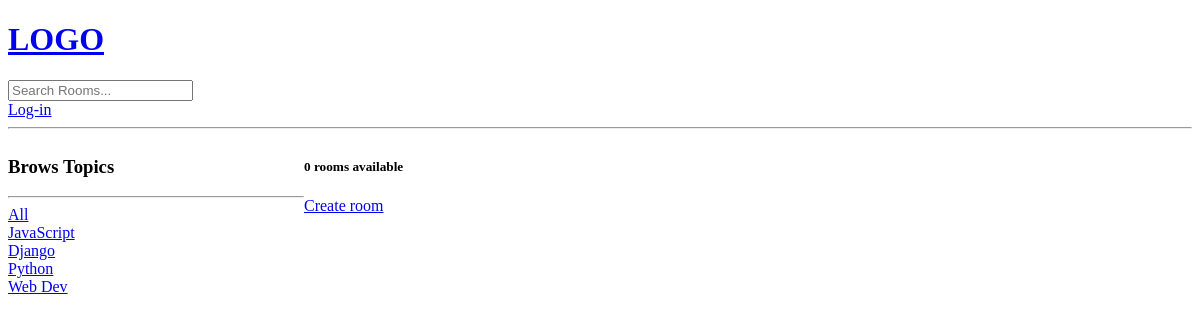
Page /?q=Django on the earlier database version.
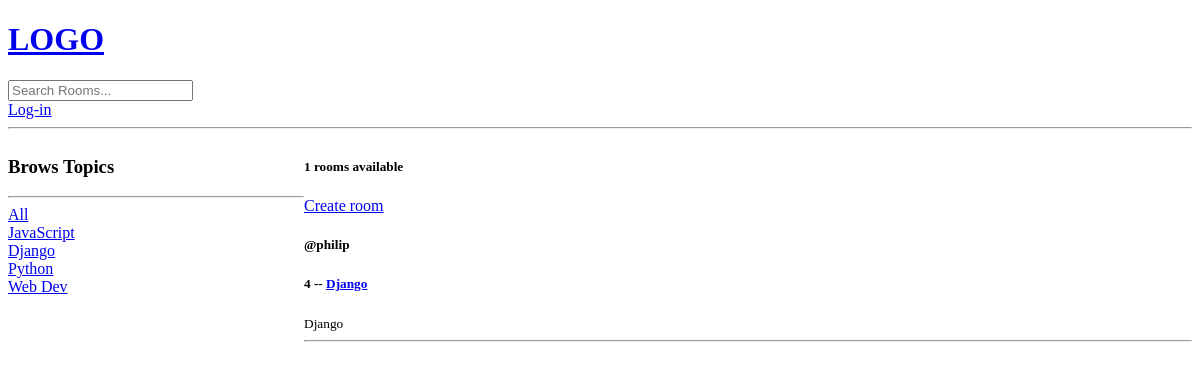
Same page on the later database version.
### Core/models.py (models this page shows, shortened)
class Topic(models.Model):
    name = models.CharField(max_length=200)

class Room(models.Model):
    host = models.ForeignKey(User, on_delete=models.SET_NULL, null=True)
    topic = models.ForeignKey(Topic, on_delete=models.SET_NULL, null=True)
    name = models.CharField(max_length=200)
    description = models.TextField(null=True, blank=True)
    participants = models.ManyToManyField(User, related_name='participants', blank=True)
    updated = models.DateTimeField(auto_now=True)
    created = models.DateTimeField(auto_now_add=True)
    class Meta:
        ordering = ['-created', '-updated']

### Core/views.py (the view)
# urls.py: path('', views.home, name="home"),
def home(request):
    q = request.GET.get('q') if request.GET.get('q') is not None else ''
    rooms = Room.objects.filter(
        Q(topic__name__icontains=q) |
        Q(host__username__icontains=q) |
        Q(description__icontains=q) |
        Q(name__icontains=q)
    )
    rooms_count = rooms.count()
    topics = Topic.objects.all()
    context = {'rooms': rooms, 'topics': topics, 'rooms_count': rooms_count}
    return render(request, 'Core/home.html', context)

### templates/Core/home.html (shortened to what this page needs)
{% extends 'base.html' %}
{% block content %}
<div class="home-container">
    <div>
        <h3>Brows Topics</h3>
        <hr>
        <div>
            <a href="{% url 'home' %}">All</a>
        </div>
        {% for topic in topics %}
            <div>
                <a href="{% url 'home' %}?q={{ topic.name }}">{{ topic.name }}</a>
            </div>
        {% endfor %}
    </div>
    <div>
        <h5>{{ rooms_count }} rooms available</h5>
        <a href="{% url 'create-room' %}">Create room</a>
        {% for room in rooms %}
            <h5>@{{ room.host.username }}</h5>
            <h5>{{ room.id }} -- <a href="{% url 'room' room.id %}">{{ room.name }}</a></h5>
            <small>{{ room.topic.name }}</small>
            <hr>
        {% endfor %}
    </div>
</div>
{% endblock %}

Differences in the rows shown:
added Room: host.username "philip", id "4", name "Django", topic.name "Django"
Other differences:
{{ rooms_count }}: "0" → "1"
